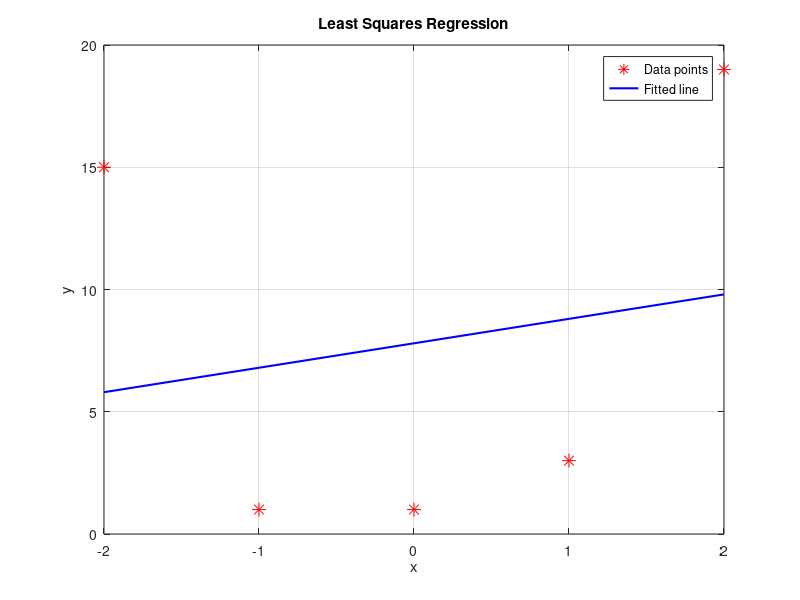

Here is the MATLAB script that generated this plot:
% Input data
x = [-2 -1 0 1 2];
y = [15 1 1 3 19];
n = length(x);

% Initialize sums for the normal equation
sum_x = 0;
sum_y = 0;
sum_x2 = 0;
sum_xy = 0;

% Compute sums using loops
for i = 1:n
    sum_x = sum_x + x(i);
    sum_y = sum_y + y(i);
    sum_x2 = sum_x2 + x(i)^2;
    sum_xy = sum_xy + x(i) * y(i);
end

% Construct matrices A and B for normal equations
A = [n, sum_x; sum_x, sum_x2];
B = [sum_y; sum_xy];

disp(A);
disp(B);

% Solve for the coefficients of the best-fit line
x1 = A \ B;
disp(x1);

% Generate the fitted line
f = x1(1) + x1(2) * x;

% Plot the data points and the fitted line
plot(x, y, '*r', 'MarkerSize', 10); % Data points
hold on;
plot(x, f, 'b-', 'LineWidth', 1.5); % Fitted line
title('Least Squares Regression');
xlabel('x');
ylabel('y');
legend('Data points', 'Fitted line');
grid on;
hold off;
